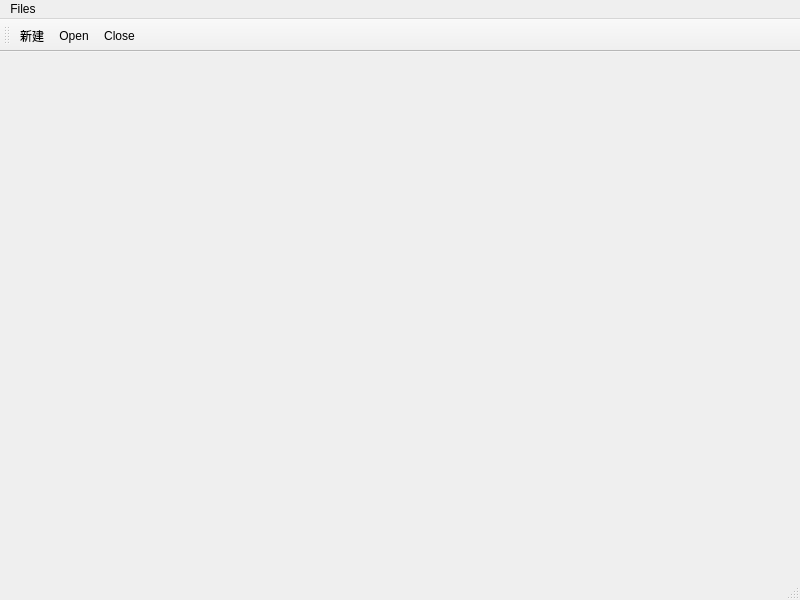
<?xml version="1.0" encoding="UTF-8"?>
<ui version="4.0">
 <class>MainWindow</class>
 <widget class="QMainWindow" name="MainWindow">
  <property name="geometry">
   <rect>
    <x>0</x>
    <y>0</y>
    <width>800</width>
    <height>600</height>
   </rect>
  </property>
  <property name="windowTitle">
   <string>MainWindow</string>
  </property>
  <widget class="QWidget" name="centralwidget"/>
  <widget class="QStatusBar" name="statusBar"/>
  <widget class="QMenuBar" name="menuBar">
   <property name="geometry">
    <rect>
     <x>0</x>
     <y>0</y>
     <width>800</width>
     <height>23</height>
    </rect>
   </property>
   <widget class="QMenu" name="menuNew">
    <property name="title">
     <string>Files</string>
    </property>
    <addaction name="actionNew"/>
    <addaction name="actionOpen"/>
    <addaction name="actionClose"/>
   </widget>
   <addaction name="menuNew"/>
  </widget>
  <widget class="QToolBar" name="toolBar">
   <property name="windowTitle">
    <string>toolBar</string>
   </property>
   <attribute name="toolBarArea">
    <enum>TopToolBarArea</enum>
   </attribute>
   <attribute name="toolBarBreak">
    <bool>false</bool>
   </attribute>
   <addaction name="actionNew"/>
   <addaction name="actionOpen"/>
   <addaction name="actionClose"/>
  </widget>
  <action name="actionOpen">
   <property name="text">
    <string>Open</string>
   </property>
   <property name="shortcut">
    <string>Ctrl+Alt+1</string>
   </property>
  </action>
  <action name="actionClose">
   <property name="text">
    <string>Close</string>
   </property>
  </action>
  <action name="actionNew">
   <property name="text">
    <string>新建</string>
   </property>
   <property name="toolTip">
    <string>&lt;html&gt;&lt;head/&gt;&lt;body&gt;&lt;p&gt;&lt;span style=&quot; text-decoration: underline;&quot;&gt;创建&lt;/span&gt;&lt;span style=&quot; font-weight:600;&quot;&gt;新&lt;/span&gt;的&lt;span style=&quot; font-size:14pt; font-style:italic;&quot;&gt;文件&lt;/span&gt;&lt;span style=&quot; font-size:14pt;&quot;&gt;哈&lt;/span&gt;&lt;span style=&quot; font-size:14pt; color:#ff5500;&quot;&gt;哈&lt;/span&gt;&lt;span style=&quot; font-size:14pt;&quot;&gt;哈哈&lt;/span&gt;&lt;/p&gt;&lt;/body&gt;&lt;/html&gt;</string>
   </property>
  </action>
 </widget>
 <resources/>
 <connections/>
</ui>
